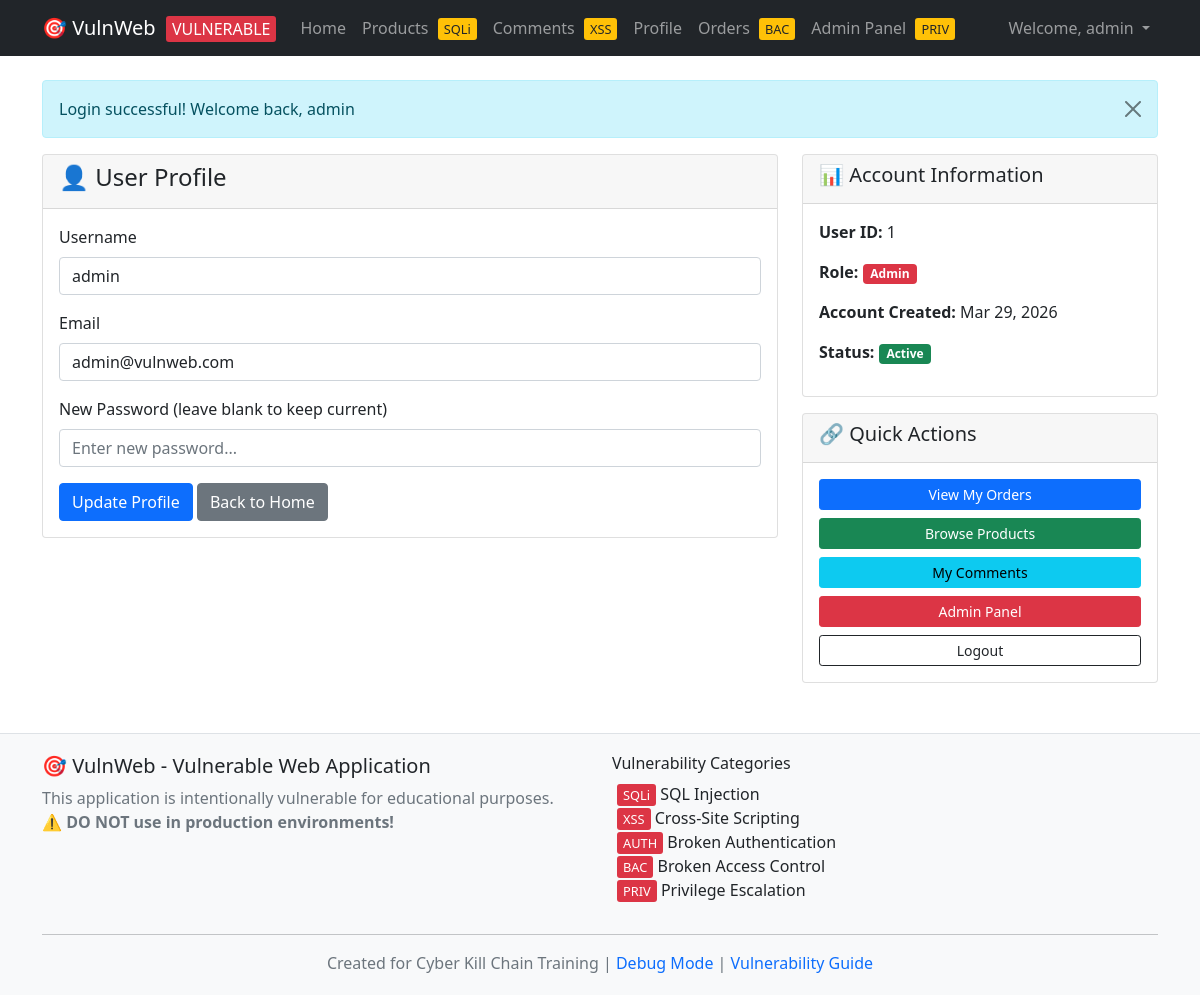
The app's page /profile.php (signed in) with its own data.
### tables this page shows
CREATE TABLE users (
    id INT AUTO_INCREMENT PRIMARY KEY,
    username VARCHAR(50) NOT NULL,
    password VARCHAR(255) NOT NULL,
    email VARCHAR(100),
    role ENUM('user', 'admin', 'moderator') DEFAULT 'user',
    created_at TIMESTAMP DEFAULT CURRENT_TIMESTAMP,
    is_active BOOLEAN DEFAULT TRUE
);

### src/config.php (called while the page is built, shortened)
<?php
function getConnection() {
    static $connection = null;
    if ($connection === null) {
        $connection = new mysqli(DB_HOST, DB_USER, DB_PASS, DB_NAME);
    }
    return $connection;
}
function isLoggedIn() {
    return isset($_SESSION['user_id']);
}
function isAdmin() {
    return isset($_SESSION['role']) && $_SESSION['role'] === 'admin';
}
function getCurrentUser() {
    if (isset($_SESSION['user_id'])) {
        $conn = getConnection();
        $query = "SELECT * FROM users WHERE id = {$_SESSION['user_id']}";
        $result = $conn->query($query);
        return $result ? $result->fetch_assoc() : null;
    }
    return null;
}
?>

### src/profile.php (the view, shortened to what this page needs)
<?php
require_once 'config.php';
include 'header.php';
?>
<div class="row">
    <div class="col-md-8">
        <div class="card">
            <div class="card-header">
                <h4>👤 User Profile</h4>
            </div>
            <div class="card-body">
                <form method="POST">
                    <div class="mb-3">
                        <label for="username" class="form-label">Username</label>
                        <input type="text" class="form-control" id="username" name="username"
                               value="<?php echo htmlspecialchars($user['username']); ?>" required>
                    </div>
                    <div class="mb-3">
                        <label for="email" class="form-label">Email</label>
                        <input type="email" class="form-control" id="email" name="email"
                               value="<?php echo htmlspecialchars($user['email']); ?>" required>
                    </div>
                    <div class="mb-3">
                        <label for="password" class="form-label">New Password (leave blank to keep current)</label>
                        <input type="password" class="form-control" id="password" name="password"
                               placeholder="Enter new password...">
                    </div>
                    <button type="submit" class="btn btn-primary">Update Profile</button>
                    <a href="index.php" class="btn btn-secondary">Back to Home</a>
                </form>
            </div>
        </div>
    </div>
    <div class="col-md-4">
        <div class="card">
            <div class="card-header">
                <h5>📊 Account Information</h5>
            </div>
            <div class="card-body">
                <p><strong>User ID:</strong> <?php echo $user['id']; ?></p>
                <p><strong>Role:</strong>
                    <span class="badge bg-<?php echo $user['role'] === 'admin' ? 'danger' : ($user['role'] === 'moderator' ? 'warning' : 'secondary'); ?>">
                        <?php echo ucfirst($user['role']); ?>
                    </span>
                </p>
                <p><strong>Account Created:</strong> <?php echo date('M j, Y', strtotime($user['created_at'])); ?></p>
                <p><strong>Status:</strong>
                    <span class="badge bg-<?php echo $user['is_active'] ? 'success' : 'danger'; ?>">
                        <?php echo $user['is_active'] ? 'Active' : 'Inactive'; ?>
                    </span>
                </p>
            </div>
        </div>
        <div class="card mt-3">
            <div class="card-header">
                <h5>🔗 Quick Actions</h5>
            </div>
            <div class="card-body">
                <a href="orders.php" class="btn btn-primary btn-sm d-block mb-2">View My Orders</a>
                <a href="products.php" class="btn btn-success btn-sm d-block mb-2">Browse Products</a>
                <a href="comments.php" class="btn btn-info btn-sm d-block mb-2">My Comments</a>
                <?php if (isAdmin()): ?>
                    <a href="admin.php" class="btn btn-danger btn-sm d-block mb-2">Admin Panel</a>
                <?php endif; ?>
                <a href="logout.php" class="btn btn-outline-dark btn-sm d-block">Logout</a>
            </div>
        </div>
    </div>
</div>
<?php include 'footer.php'; ?>

### src/header.php (shortened to what this page needs)
<!DOCTYPE html>
<html lang="en">
<head>
    <link href="https://cdn.jsdelivr.net/npm/bootstrap@5.1.3/dist/css/bootstrap.min.css" rel="stylesheet">
</head>
<body>
    <nav class="navbar navbar-expand-lg navbar-dark bg-dark">
        <div class="container">
            <a class="navbar-brand" href="index.php">
                🎯 VulnWeb
                <span class="vulnerability-badge">VULNERABLE</span>
            </a>
            <div class="collapse navbar-collapse" id="navbarNav">
                <ul class="navbar-nav me-auto">
                    <li class="nav-item">
                        <a class="nav-link" href="index.php">Home</a>
                    </li>
                    <li class="nav-item">
                        <a class="nav-link" href="products.php">
                            Products
                            <span class="vulnerability-badge">SQLi</span>
                        </a>
                    </li>
                    <li class="nav-item">
                        <a class="nav-link" href="comments.php">
                            Comments
                            <span class="vulnerability-badge">XSS</span>
                        </a>
                    </li>
                    <?php if (isLoggedIn()): ?>
                        <li class="nav-item">
                            <a class="nav-link" href="profile.php">Profile</a>
                        </li>
                        <li class="nav-item">
                            <a class="nav-link" href="orders.php">
                                Orders
                                <span class="vulnerability-badge">BAC</span>
                            </a>
                        </li>
                        <?php if (isAdmin()): ?>
                            <li class="nav-item">
                                <a class="nav-link" href="admin.php">
                                    Admin Panel
                                    <span class="vulnerability-badge">PRIV</span>
                                </a>
                            </li>
                        <?php endif; ?>
                    <?php endif; ?>
                </ul>
                <ul class="navbar-nav">
                    <?php if (isLoggedIn()): ?>
                        <?php $user = getCurrentUser(); ?>
                        <li class="nav-item dropdown">
                            <a class="nav-link dropdown-toggle" href="#" id="navbarDropdown" role="button" data-bs-toggle="dropdown">
                                Welcome, <?php echo $user['username']; ?>
                            </a>
                        </li>
                    <?php endif; ?>
                </ul>
            </div>
        </div>
    </nav>
    <main class="container mt-4">
        <?php if (isset($_SESSION['message'])): ?>
            <div class="alert alert-info alert-dismissible fade show" role="alert">
                <?php
                    echo $_SESSION['message'];
                ?>
                <button type="button" class="btn-close" data-bs-dismiss="alert"></button>
            </div>
        <?php endif; ?>

### src/header.php (style rules this page uses)
.vulnerability-badge { background-color: #dc3545; color: white; padding: 2px 6px; border-radius: 3px; font-size: 0.8em; margin-left: 5px; }
.nav-item .vulnerability-badge { background-color: #ffc107; color: #212529; }

### records on screen
users: username "admin", email "admin@vulnweb.com", id "1", role "Admin", created_at "Mar 29, 2026"

### other values on screen
$_SESSION['message'] "Login successful! Welcome back, admin"
